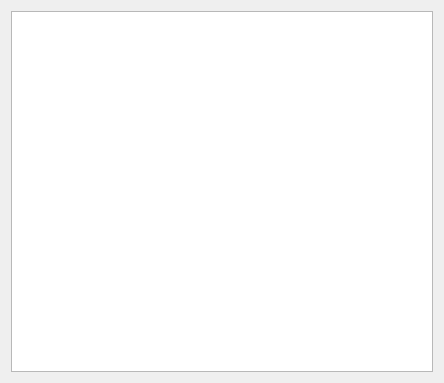
<?xml version="1.0" encoding="UTF-8"?>
<ui version="4.0">
 <class>Form</class>
 <widget class="QWidget" name="Form">
  <property name="geometry">
   <rect>
    <x>0</x>
    <y>0</y>
    <width>444</width>
    <height>383</height>
   </rect>
  </property>
  <property name="windowTitle">
   <string>Form</string>
  </property>
  <property name="windowIcon">
   <iconset>
    <normaloff>robocode/robotImages/small.png</normaloff>robocode/robotImages/small.png</iconset>
  </property>
  <layout class="QVBoxLayout" name="verticalLayout">
   <item>
    <widget class="QTextEdit" name="textEdit"/>
   </item>
  </layout>
 </widget>
 <resources/>
 <connections/>
</ui>
